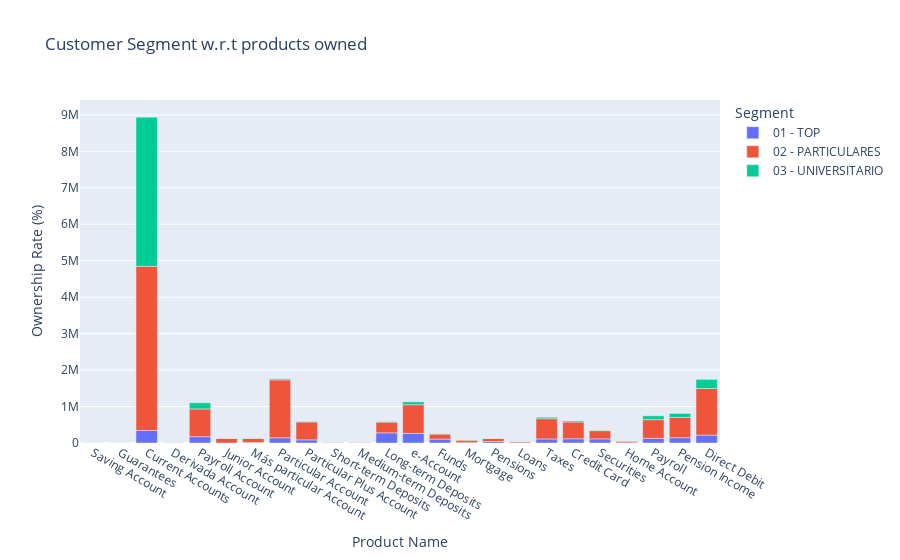

Source (notebook cell):
### Code cell
import plotly.express as px

df_product_segment_relation = df_train.groupby('segmento')[ult1_columns].sum()

df_melted = df_product_segment_relation.reset_index().melt(
    id_vars='segmento',
    var_name='product',
    value_name='ownership_rate'
)
df_melted['product_name'] = df_melted['product'].map(product_labels)

px.bar(df_melted, x='product_name',
       y = 'ownership_rate',
       color='segmento',
       title='Customer Segment w.r.t products owned',
       labels={
        "segmento": "Segment",
        "product_name" : "Product Name",
        "ownership_rate": "Ownership Rate (%)"
    }
       )

### Figure 1 — Plotly figure (JSON) as saved in the notebook; plotly's stock layout.template omitted (floating-point values rounded to 4 significant figures)
{"data": [{"alignmentgroup": "True", "hovertemplate": "Segment=01 - TOP<br>Product Name=%{x}<br>Ownership Rate (%)=%{y}<extra></extra>", "legendgroup": "01 - TOP", "marker": {"color": "#636efa", "pattern": {"shape": ""}}, "name": "01 - TOP", "offsetgroup": "01 - TOP", "orientation": "v", "showlegend": true, "textposition": "auto", "type": "bar", "x": ["Saving Account", "Guarantees", "Current Accounts", "Derivada Account", "Payroll Account", "Junior Account", "Más particular Account", "Particular Account", "Particular Plus Account", "Short-term Deposits", "Medium-term Deposits", "Long-term Deposits", "e-Account", "Funds", "Mortgage", "Pensions", "Loans", "Taxes", "Credit Card", "Securities", "Home Account", "Payroll", "Pension Income", "Direct Debit"], "xaxis": "x", "y": [115, 128, 342911, 1042, 174163, 126, 14949, 141224, 85750, 8017, 7523, 278449, 262052, 107436, 11634, 41017, 1322, 111521, 115414, 113603, 6526, 127407, 145464, 215653], "yaxis": "y"}, {"alignmentgroup": "True", "hovertemplate": "Segment=02 - PARTICULARES<br>Product Name=%{x}<br>Ownership Rate (%)=%{y}<extra></extra>", "legendgroup": "02 - PARTICULARES", "marker": {"color": "#EF553B", "pattern": {"shape": ""}}, "name": "02 - PARTICULARES", "offsetgroup": "02 - PARTICULARES", "orientation": "v", "showlegend": true, "textposition": "auto", "type": "bar", "x": ["Saving Account", "Guarantees", "Current Accounts", "Derivada Account", "Payroll Account", "Junior Account", "Más particular Account", "Particular Account", "Particular Plus Account", "Short-term Deposits", "Medium-term Deposits", "Long-term Deposits", "e-Account", "Funds", "Mortgage", "Pensions", "Loans", "Taxes", "Credit Card", "Securities", "Home Account", "Payroll", "Pension Income", "Direct Debit"], "xaxis": "x", "y": [1281, 188, 4504799, 4285, 759568, 128839, 109130, 1589787, 492494, 15178, 14690, 295301, 788342, 137969, 67405, 82271, 32846, 554900, 461146, 225554, 45500, 512567, 556255, 1279347], "yaxis": "y"}, {"alignmentgroup": "True", "hovertemplate": "Segment=03 - UNIVERSITARIO<br>Product Name=%{x}<br>Ownership Rate (%)=%{y}<extra></extra>", "legendgroup": "03 - UNIVERSITARIO", "marker": {"color": "#00cc96", "pattern": {"shape": ""}}, "name": "03 - UNIVERSITARIO", "offsetgroup": "03 - UNIVERSITARIO", "orientation": "v", "showlegend": true, "textposition": "auto", "type": "bar", "x": ["Saving Account", "Guarantees", "Current Accounts", "Derivada Account", "Payroll Account", "Junior Account", "Más particular Account", "Particular Account", "Particular Plus Account", "Short-term Deposits", "Medium-term Deposits", "Long-term Deposits", "e-Account", "Funds", "Mortgage", "Pensions", "Loans", "Taxes", "Credit Card", "Securities", "Home Account", "Payroll", "Pension Income", "Direct Debit"], "xaxis": "x", "y": [0, 0, 4090433, 45, 169285, 83, 8178, 28372, 12411, 638, 450, 12466, 77631, 6751, 1053, 1810, 355, 40312, 29001, 10167, 458, 105782, 108141, 249800], "yaxis": "y"}], "layout": {"barmode": "relative", "legend": {"title": {"text": "Segment"}, "tracegroupgap": 0}, "title": {"text": "Customer Segment w.r.t products owned"}, "xaxis": {"anchor": "y", "domain": [0, 1], "title": {"text": "Product Name"}}, "yaxis": {"anchor": "x", "domain": [0, 1], "title": {"text": "Ownership Rate (%)"}}}}
